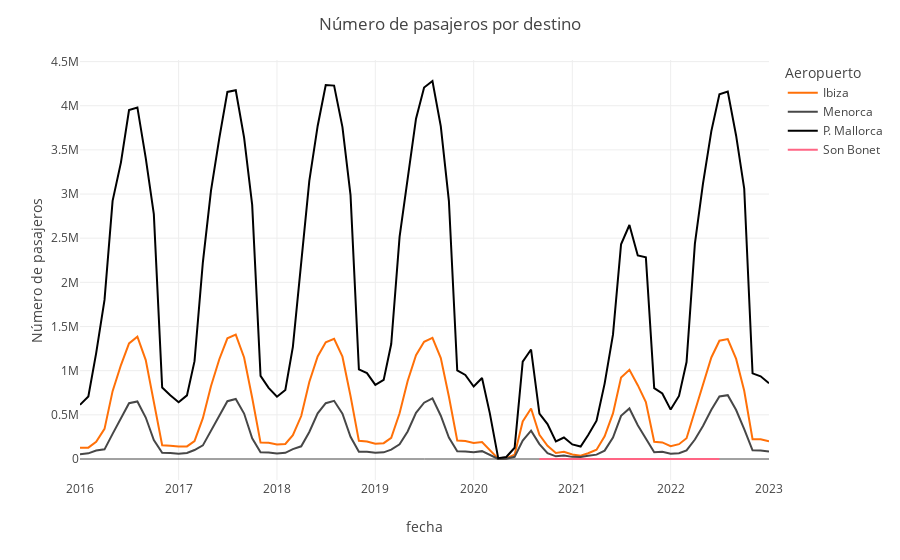

The notebook cell this image was saved under:
### Code cell
import plotly.express as px

fig = px.line(df_agg, x='fecha', y='Pasajeros', color='Aeropuerto', template='none', 
              labels={'Pasajeros': 'Número de pasajeros'}, color_discrete_sequence=['#ff7008', '#474747', '#000000', '#ff6584'])
fig.update_layout(title='Número de pasajeros por destino',
                  plot_bgcolor='rgba(0,0,0,0)')

fig.show()
